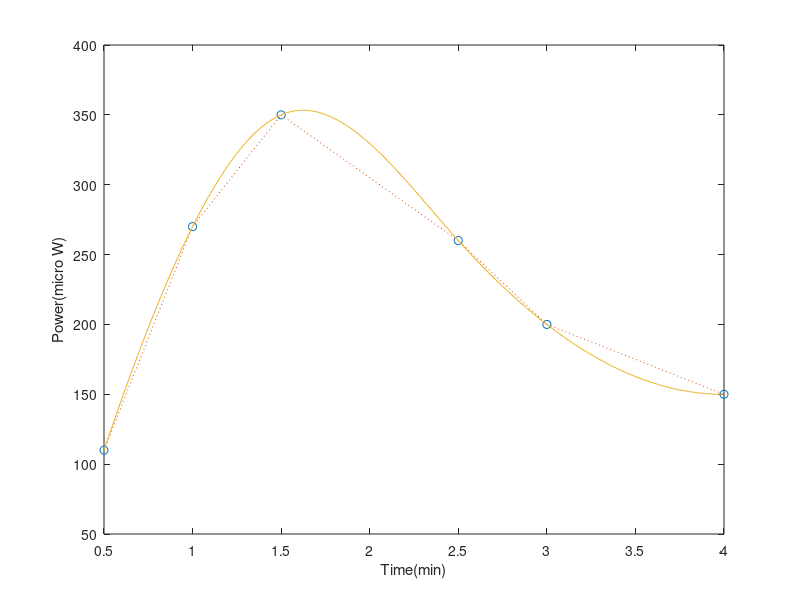

Recreate this plot in MATLAB.
% SKU CoE ITE - 20170910 ParkSooYoung
% Grade 3 , Semester 1 , Chapter 2-3-2 , Number 1

x = [0.5,1,1.5,2.5,3,4];
y = [110,270,350,260,200,150];
x_int = [0.5:0.01:4];
y_int = spline(x,y,x_int);
plot(x,y,'o',x,y,':',x_int,y_int);
xlabel('Time(min)')
ylabel('Power(micro W)');
axis([0.5 4 50 400]);
